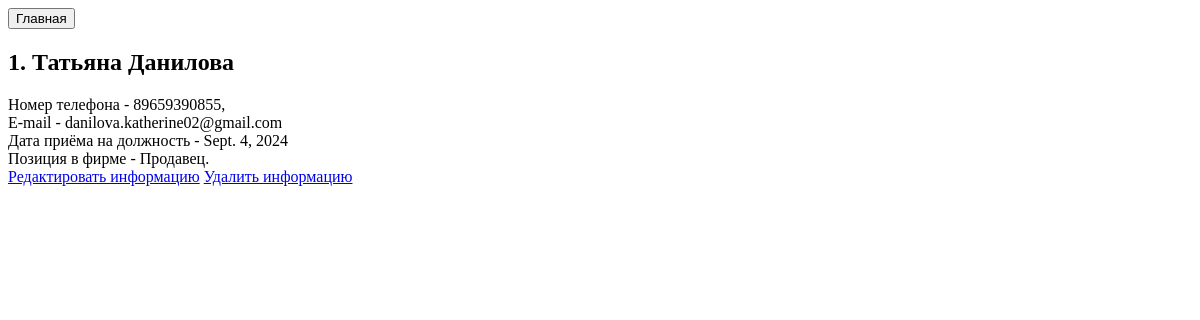
The page /salesmen/1/ on the database as committed earlier.
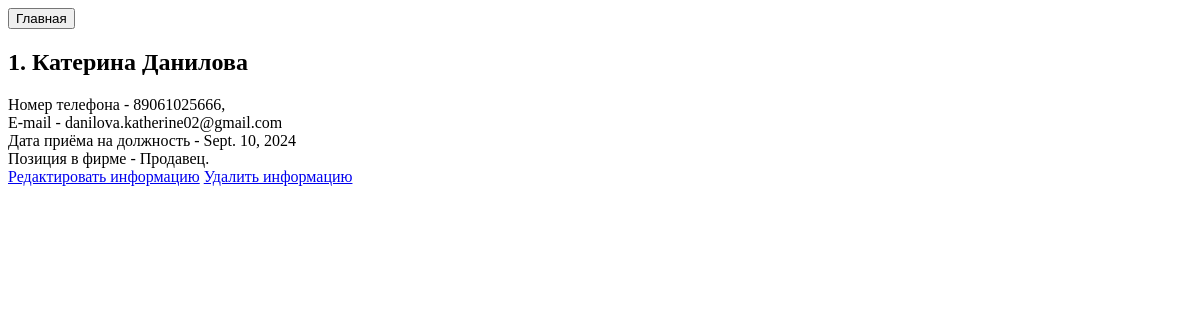
The same page on the database as committed later.
### salesmen/models.py (models this page shows, shortened)
class Salesmen(models.Model):
    POSITIONS = [('Продавец', 'Продавец'), ('Старший продавец', 'Старший продавец'), ('Руководитель отдела продаж', 'Руководитель отдела продаж')]
    salesman_id = models.IntegerField(unique=True)
    name = models.CharField('Имя', max_length=50, blank=True)
    last_name = models.CharField('Фамилия', max_length=50, blank=True)
    number = models.IntegerField('Номер телефона', blank=True, unique=True)
    email = models.EmailField('E-mail', max_length=50, blank=True, unique=True)
    date = models.DateField('Дата приёма на работу')
    position = models.CharField(choices=POSITIONS, default=None, max_length=30, verbose_name='Позиция в фирме')

### salesmen/views.py (the view)
# urls.py: path('<int:pk>/', SalesmenDetailView.as_view(), name='detail'),
class SalesmenDetailView(DetailView):
    model = Salesmen
    template_name = 'salesmen/detail.html'
    context_object_name = 'salesman'

### salesmen/templates/salesmen/detail.html (shortened to what this page needs)
<html lang="en">
<head>
</head>
<body>
    <a href="{% url "main:index" %}"><button>Главная</button></a><br>
    <div>
        <h2>{{salesman.salesman_id}}. {{salesman.name}} {{salesman.last_name}}</h2>
        <div>
            Номер телефона - {{salesman.number}},<br>
            E-mail - {{salesman.email}}<br>
            Дата приёма на должность - {{salesman.date}}<br>
            Позиция в фирме - {{salesman.position}}.<br>
        </div>
        <a href="{% url "salesmen:update" salesman.id %}">Редактировать информацию</a>
        <a href="{% url "salesmen:delete" salesman.id %}">Удалить информацию</a>
    </div>
</body>
</html>

Rows that differ between the two databases and show on the page:
changed Salesmen "Данилова": name "Татьяна" → "Катерина"; number "89659390855" → "89061025666"; date "Sept. 4, 2024" → "Sept. 10, 2024"
